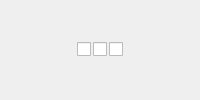
                 <widget class="QWidget" name="widget_14" native="true">
                  <layout class="QHBoxLayout" name="horizontalLayout_7">
                   <property name="spacing">
                    <number>2</number>
                   </property>
                   <property name="leftMargin">
                    <number>0</number>
                   </property>
                   <property name="topMargin">
                    <number>0</number>
                   </property>
                   <property name="rightMargin">
                    <number>0</number>
                   </property>
                   <property name="bottomMargin">
                    <number>0</number>
                   </property>
                   <item>
                    <spacer name="horizontalSpacer_14">
                     <property name="orientation">
                      <enum>Qt::Horizontal</enum>
                     </property>
                     <property name="sizeHint" stdset="0">
                      <size>
                       <width>69</width>
                       <height>18</height>
                      </size>
                     </property>
                    </spacer>
                   </item>
                   <item>
                    <widget class="QCheckBox" name="checkBox_2">
                     <property name="text">
                      <string/>
                     </property>
                    </widget>
                   </item>
                   <item>
                    <widget class="QCheckBox" name="checkBox_3">
                     <property name="text">
                      <string/>
                     </property>
                    </widget>
                   </item>
                   <item>
                    <widget class="QCheckBox" name="checkBox_4">
                     <property name="text">
                      <string/>
                     </property>
                    </widget>
                   </item>
                   <item>
                    <spacer name="horizontalSpacer_15">
                     <property name="orientation">
                      <enum>Qt::Horizontal</enum>
                     </property>
                     <property name="sizeHint" stdset="0">
                      <size>
                       <width>68</width>
                       <height>18</height>
                      </size>
                     </property>
                    </spacer>
                   </item>
                  </layout>
                 </widget>
